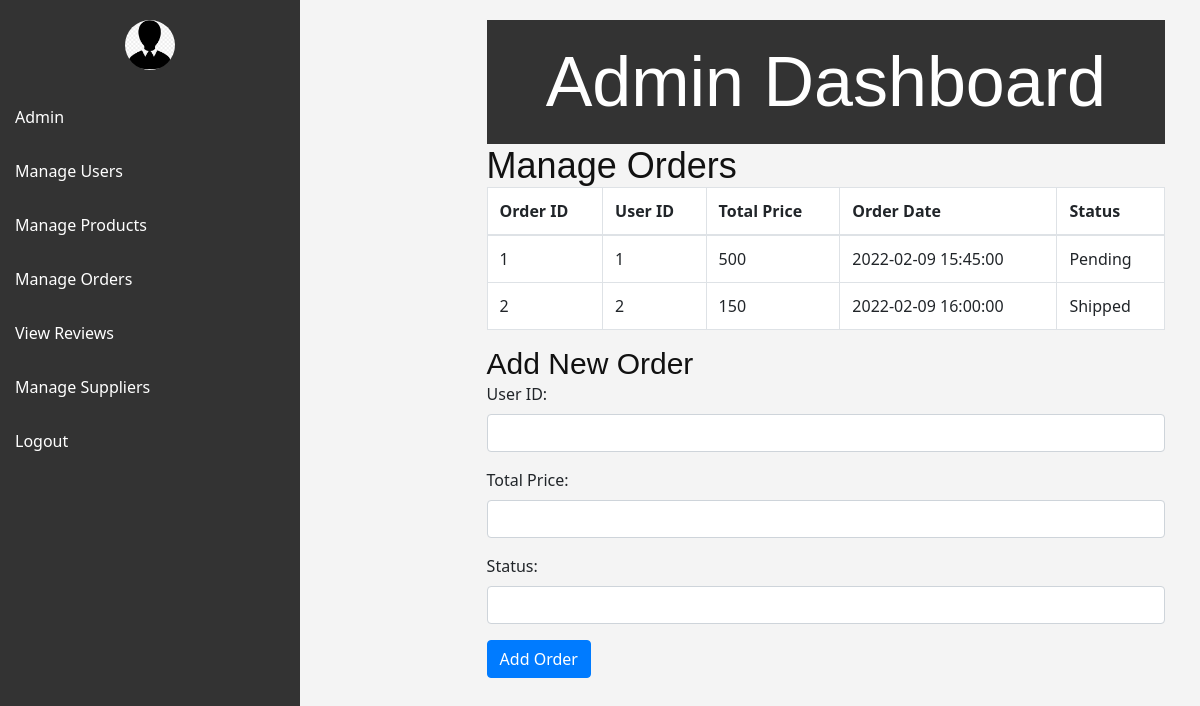
The page /manage_orders.php on the database its author committed.
### tables this page shows
CREATE TABLE `orders` (
  `Id` int(50) NOT NULL,
  `User_id` int(50) DEFAULT NULL,
  `Total_price` float NOT NULL,
  `Order_date` datetime NOT NULL DEFAULT current_timestamp(),
  `Status` varchar(20) NOT NULL DEFAULT 'Pending'
);

### manage_orders.php (the view, shortened to what this page needs)
<?php
include 'config.php';
function fetchOrders($conn) {
    $sql = "SELECT * FROM `orders`";
    $result = $conn->query($sql);
    if ($result->num_rows > 0) {
        return $result->fetch_all(MYSQLI_ASSOC);
    } else {
        return [];
    }
}
?>
<!DOCTYPE html>
<html lang="en">
<head>
    <link href="https://cdn.jsdelivr.net/npm/bootstrap@5.3.0/dist/css/bootstrap.min.css" rel="stylesheet">
    <link rel="stylesheet" href="css/bootstrap.min.css" type="text/css">
    <link rel="stylesheet" href="css/font-awesome.min.css" type="text/css">
    <link rel="stylesheet" href="css/style.css" type="text/css">
</head>
<body>
<div id="navbar">
        <img src="img/admin.png" alt="Profile Picture">
        <a href="admin.php">Admin</a>
        <a href="manage_users.php">Manage Users</a>
        <a href="manage_products.php">Manage Products</a>
        <a href="manage_orders.php">Manage Orders</a>
        <a href="manage_reviews.php">View Reviews</a>
        <a href="manage_suppliers.php">Manage Suppliers</a>
        <a href="logout.php">Logout</a>
    </div>
<div class="container">
<div class="content">
        <h1>Admin Dashboard</h1>
        <section>
            <h2>Manage Orders</h2>
            <div class="table-responsive">
                <table class="table table-bordered">
                    <thead>
                    <tr>
                        <th>Order ID</th>
                        <th>User ID</th>
                        <th>Total Price</th>
                        <th>Order Date</th>
                        <th>Status</th>
                    </tr>
                    </thead>
                    <tbody>
                    <?php
                    $orders = fetchOrders($conn);
                    foreach ($orders as $order) {
                        echo "<tr>";
                        echo "<td>{$order['Id']}</td>";
                        echo "<td>{$order['User_id']}</td>";
                        echo "<td>{$order['Total_price']}</td>";
                        echo "<td>{$order['Order_date']}</td>";
                        echo "<td>{$order['Status']}</td>";
                        echo "</tr>";
                    }
                    ?>
                    </tbody>
                </table>
            </div>
            <h3>Add New Order</h3>
            <form method="post">
                <div class="mb-3">
                    <label for="user_id" class="form-label">User ID:</label>
                    <input type="text" class="form-control" id="user_id" name="user_id" required>
                </div>
                <div class="mb-3">
                    <label for="total_price" class="form-label">Total Price:</label>
                    <input type="text" class="form-control" id="total_price" name="total_price" required>
                </div>
                <div class="mb-3">
                    <label for="status" class="form-label">Status:</label>
                    <input type="text" class="form-control" id="status" name="status" required>
                </div>
                <button type="submit" class="btn btn-primary" name="add_order">Add Order</button>
            </form>
        </section>
    </div>
</div>
</body>
</html>

### css/style.css (style rules this page uses)
html, body { height: 100%; font-family: "Cairo", sans-serif; -webkit-font-smoothing: antialiased; font-smoothing: antialiased; }
h1, h2, h3, h4, h5, h6 { margin: 0; color: #111111; font-weight: 400; font-family: "Cairo", sans-serif; }
h1 { font-size: 70px; }
h2 { font-size: 36px; }
h3 { font-size: 30px; }
img { max-width: 100%; }
@media only screen and (min-width: 1200px) { .container { max-width: 1170px; } }

### manage_orders.php (style rules this page uses)
body { font-family: 'Segoe UI', Tahoma, Geneva, Verdana, sans-serif; background-color: #f4f4f4; margin: 0; padding: 0; display: flex; }
#navbar { width: 300px; background-color: #333; padding-top: 20px; position: fixed; height: 100%; overflow: auto; color: white; transition: width 0.3s; }
#navbar img { width: 50px; height: 50px; border-radius: 50%; object-fit: cover; margin: 0 auto; display: block; margin-bottom: 20px; }
#navbar a { padding: 15px; text-decoration: none; font-size: 16px; color: #fff; display: block; transition: background-color 0.3s; }
.content { margin-left: 300px; padding: 20px; transition: margin-left 0.3s; width: calc(100% - 300px); box-sizing: border-box; }
h1 { text-align: center; padding: 20px; background-color: #333; color: #fff; }

### rows shown on the page
orders: Id "1", User "1", Total_price "500", Order_date "2022-02-09 15:45:00", Status "Pending"
orders: Id "2", User "2", Total_price "150", Order_date "2022-02-09 16:00:00", Status "Shipped"
